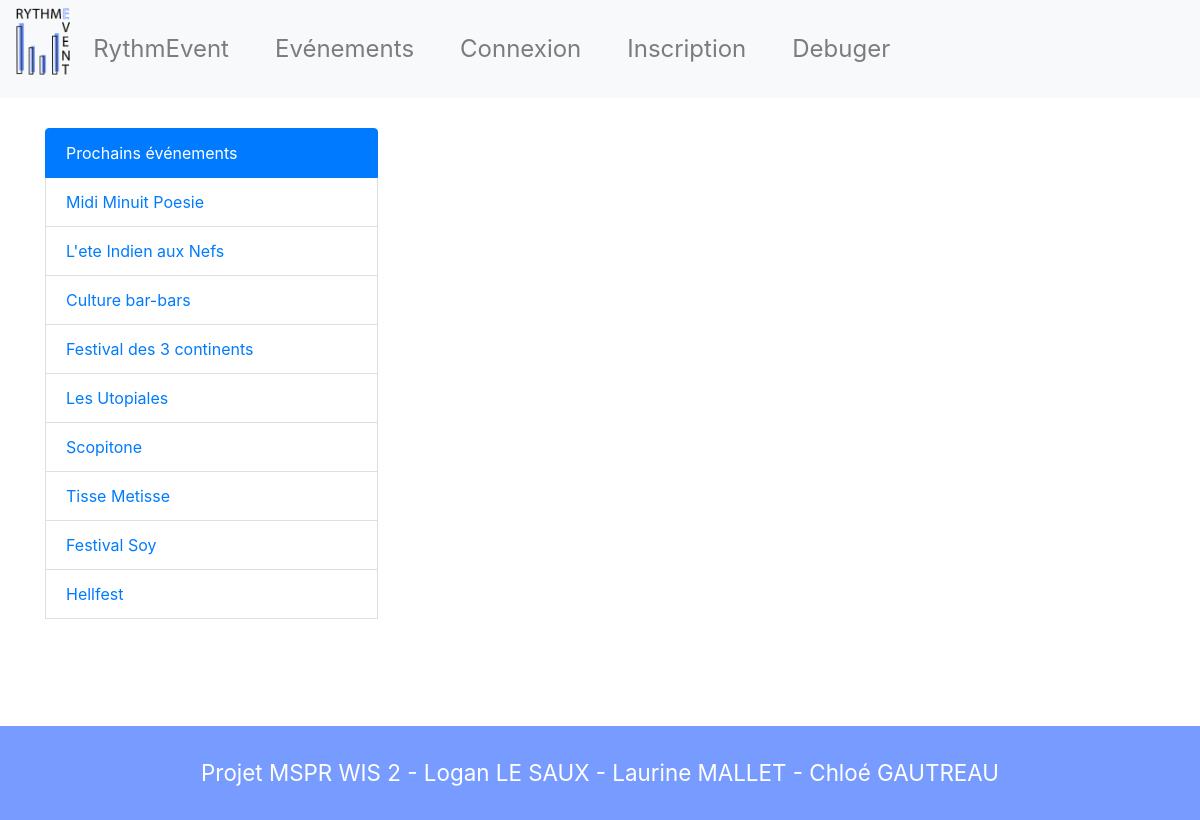
The app's page /events_list.php with its own data.
### tables this page shows
CREATE TABLE `events` (
  `id` int(11) NOT NULL,
  `id_user` int(11) NOT NULL,
  `name` varchar(50) NOT NULL,
  `date_start` date NOT NULL,
  `hour_start` time NOT NULL,
  `date_end` date NOT NULL,
  `hour_end` time NOT NULL,
  `zip_code` varchar(50) NOT NULL,
  `name_city` varchar(50) NOT NULL,
  `street_address` varchar(100) NOT NULL,
  `description` text NOT NULL,
  `limited_number_participant` int(11) NOT NULL,
  `date_created` datetime NOT NULL,
  `picture` varchar(255) NOT NULL,
  `is_published` int(11) NOT NULL
);

### events_list.php (the view, shortened to what this page needs)
<?php
  include_once('php/db.php');
	$sql= "SELECT id, name
	       FROM events
				 WHERE is_published=1
				 AND date_start>=NOW()
				 ORDER BY date_start
				 LIMIT 10";
	 $stmt=$conn->prepare($sql);
	 $stmt->execute();
	 $events=$stmt->fetchAll();
?>
<?php include_once('layouts/header.php');?>
<main class="container">
<div class="block">
		<ul class="list-group block1">
			  <li class="list-group-item active">Prochains événements</li>
			<?php foreach($events as $event) { ?>
                <li class="list-group-item"><a href="event_detail.php?id=<?php echo $event->id;?>"><?php echo $event->name;?></a></li>
			<?php } ?>
			<br>
		</ul>
</div>
</main>
<?php include_once('layouts/footer.php');?>

### css/style.css (style rules this page uses)
main { margin:30px 0; }

### css/footer.css (style rules this page uses)
body { height:100%; }
main { min-height:71vh; }

### css/events_list.css (style rules this page uses)
.block { display: flex; }
.block1 { width: 30%; }

### records on screen
events: name "Midi Minuit Poesie"
events: name "L'ete Indien aux Nefs"
events: name "Culture bar-bars"
events: name "Festival des 3 continents"
events: name "Les Utopiales"
events: name "Scopitone"
events: name "Tisse Metisse"
events: name "Festival Soy"
events: name "Hellfest"
